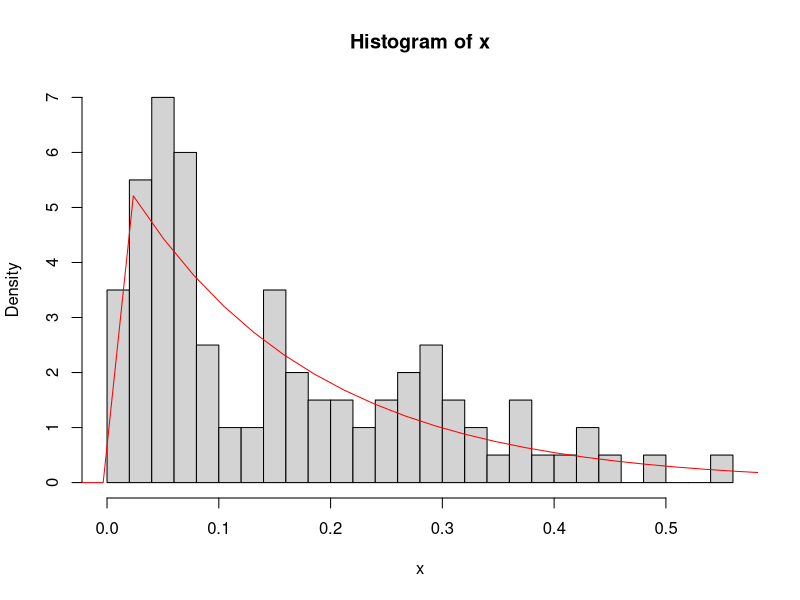
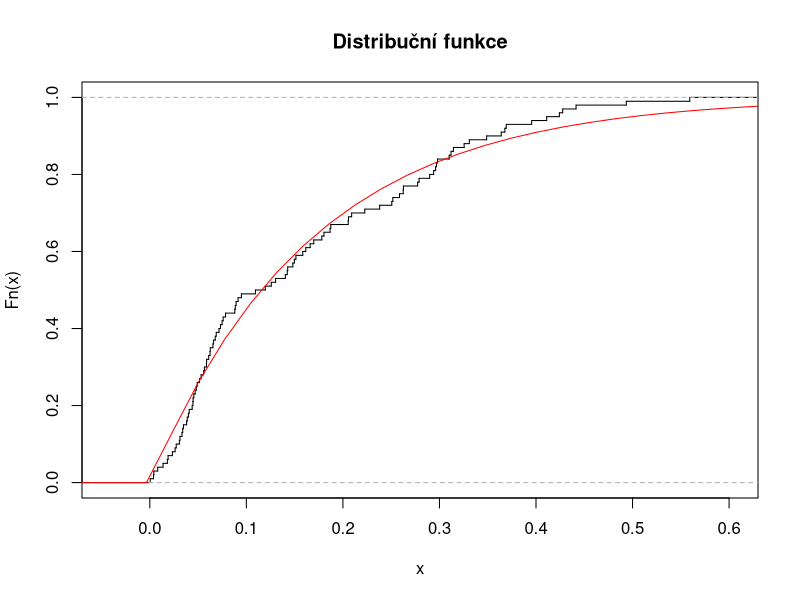
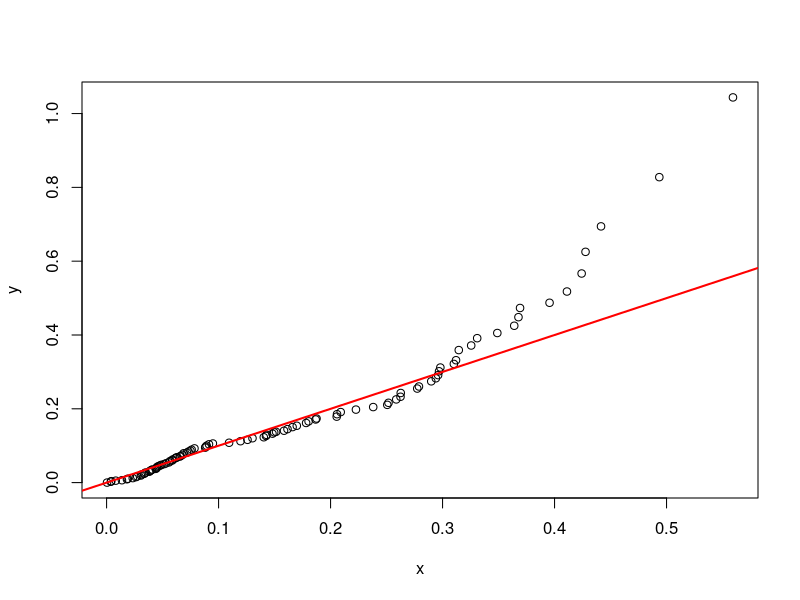
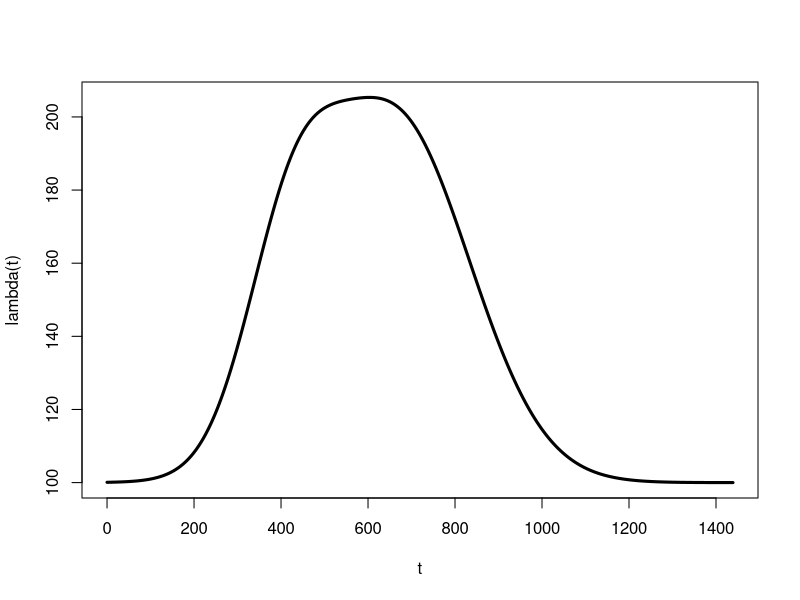
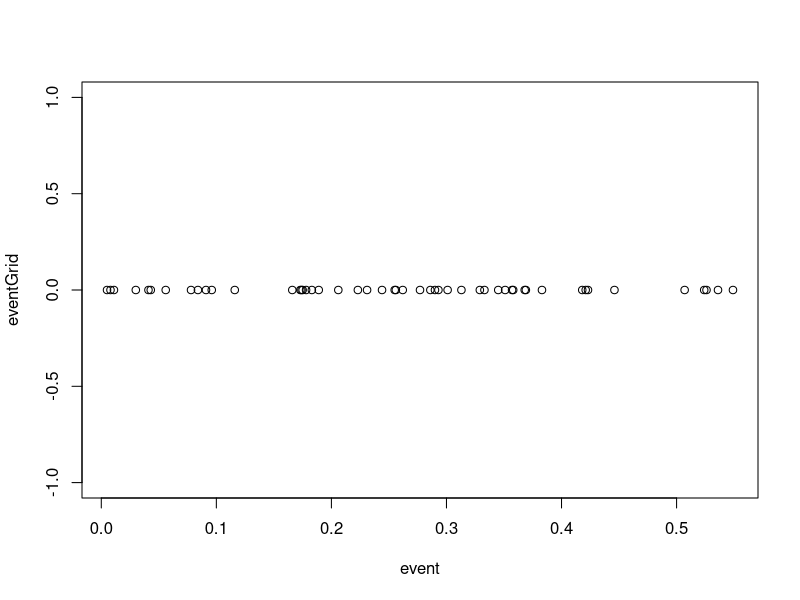

Generate these figures, in order, with R: (Note: this script raises an error after producing the figures.)
# http://en.wikipedia.org/wiki/Exponential_distribution#Generating_exponential_variates
K = 5 # jmeno
L = 6 # prijmeni
n = K*20
u=runif(n, min=0, max=1) # Generuje rovnoměrné rozdělení
x=-log(1-u)/L # Exp rozdělení z rovnoměrného inverzní distr. fcí.

#################################################################
# 1.2
#hist(u)
hist(x, breaks=5*K, freq=FALSE) # Histogram našich hodnot
xWidth=max(x)-min(x) # Rozpětí hodnot
xGrid=seq(min(x)-0.2*xWidth,max(x)+0.2*xWidth,length=30) # vytvoří hodnoty kvantilů (?)
lines (xGrid,dexp(xGrid, rate=L), col='red') # přiloží graf hustoty k histogramu

################################################################
# 1.3
plot(ecdf(x), verticals=TRUE, do.points = FALSE, main="Distribuční funkce") # Opsáno ze zadáni, graf emp. exp. fce
lines (xGrid,pexp(xGrid, rate = L), col='red')  # přiloží graf teoretické fce

################################################################
# 1.4
y=rexp(1000, rate=L)
qqplot(x, y)
abline(0,1, col='red', lwd=2)

###############################################################
# 2.1
lambda = function(t) { 100 + 50*exp(-(t - 420)^2/(3600*L)) + 100*exp(-(L*(-30*L+t-480)^2)/360000)}
t=seq(0,24*60-1)                                   #Počet minut ve dnu, počítáno od nuly
# !!! V zadání je 50*exp, v příkladu je 50/exp !!!
plot (t,lambda(t), lty="solid", lwd=3, type='l')   # Vykreslení lambdy (type je malý L, ne jednička)

###############################################################
# 2.2
# Sestrojíme K*10 hodnot z exp rozdělení pro dané lambda

event = numeric(K*10)             # Pole událostí
delta = 1 / 1000                  # Delta t
tau   = 0                         # Aktuální bod na časové ose
i     = 1                         # Index

while (i<=K*10) {
  current_time = tau %/% 1        # Přiřadíme t dolní celou část tau 
  tau = tau + delta               # Tau zvýšíme o delta t
  rand = runif(1, min=0, max=1)   # Náhodná hodnota
  if (rand < lambda(current_time) * delta) {
    event[i] = tau                # S danou pravděpodobností nastane událost
    i = i + 1                     # Zvýšíme index
  }
}

eventGrid = numeric(K*10)         # Mřížka nul pro vykreslení grafu
plot (event, eventGrid)           # Vykreslení grafu časů příchodů

#################################################################
# 2.3

per_minute = numeric(24*60)       # Vektor uschovávající počet příchodů za minutu
delta      = 1 / 1000             # Delta t
j          = 0                    # Index
tau        = 0                    # Aktuální bod na časové ose

# Bacha běží to fakt dlouho, nezvyšujte moc deltu !!!
while (j<24*60) {
  j = tau %/% 1                   # Přiřadíme j dolní celou část tau 
  tau = tau + delta               # Tau zvýšíme o delta t
  rand = runif(1, min=0, max=1)   # Náhodná hodnota
  if (rand < lambda(j) * delta) { # S danou pravděpodobností nastane událost
    per_minute[j+1] = per_minute[j+1] + 1
  }
}

write(per_minute2, file = "per_minute.txt", ncolumns = 1, append = FALSE)

# Doporučovaný histogram nepotřebuju, mám hodnoty v per_minute
plot (t,per_minute, lwd=1, type='l')   # Vykreslí experimentálně zjištěná data
lines (t,lambda(t), lwd=3, col='red')  # Přiloží graf teoretické fce



############################################################################
# 3
kuryr = K/(K+L)                   # Pravděpodobnost, že si vezmou kurýra
per_minute_kuryr = numeric(24*60) # Vektor uschovávající počet odvozů kurýrem

i = 1                             # Index
while (i<=24*60) {
  j = 1                           # Index
  while (j<=per_minute[i]) {
    rand = runif(1, min=0, max=1) # Náhodná hodnota
    if (rand < kuryr) {           # S danou pravděpodobností zvolí kurýra
      per_minute_kuryr[i] = per_minute_kuryr[i] + 1
    }
    j = j + 1
  }
  i = i + 1
}

per_minute_posta = per_minute - per_minute_kuryr  # Jednoduchý doplněk

write(per_minute_kuryr, file = "per_minute_kuryr.txt", ncolumns = 1, append = FALSE)
write(per_minute_posta, file = "per_minute_posta.txt", ncolumns = 1, append = FALSE)

plot  (t,per_minute_posta,    lwd=1, col='grey', type='l') # Vykreslí experimentálně zjištěná data
lines (t,lambda(t)*(1-kuryr), lwd=3, col='red')            # Přiloží graf teoretické fce

lines (t,per_minute_kuryr, lwd=1, col='grey', type='l')    # Vykreslí experimentálně zjištěná data
lines (t,lambda(t)*kuryr,  lwd=3, col='blue')              # Přiloží graf teoretické fce
